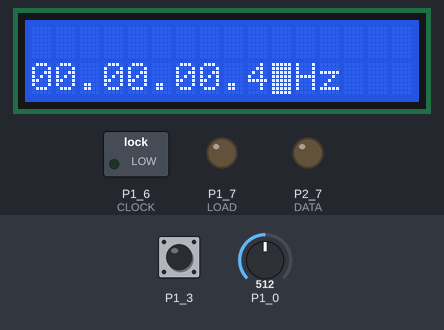
Simulated run of this sketch. Board: TI MSP430 LaunchPad. On the bench: 16×2 character LCD, switched loads named in the sketch (green lamp = pin HIGH), output pins drawn as LEDs (lit = HIGH). The test bench sets the inputs (shaded band); at power-on: P1_0 = 512, P1_3 HIGH. What the sketch prints to the serial monitor is not drawn.

Above: at 1.8 s.
1.9 s: P1_0 set to 716
At 2.8 s:
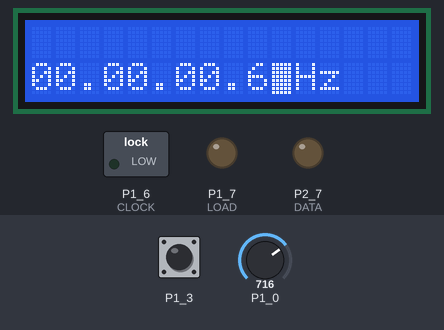
3.8 s: P1_3 pulled LOW for 1.4 s
At 6.0 s:
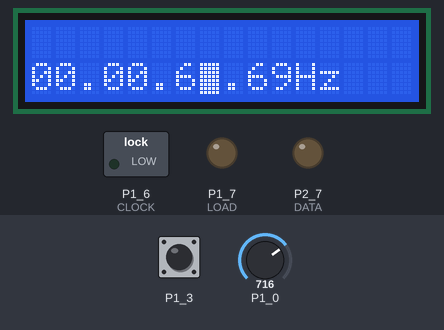
6.7 s: P1_0 set to 900
8.3 s: P1_3 pulled LOW for 1.4 s
At 9.9 s:
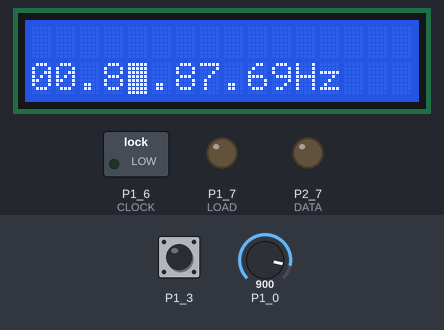
11.2 s: P1_0 set to 1023
Timing chart, 0 to 13.8 s (numbered marks = the images above; inputs shaded):
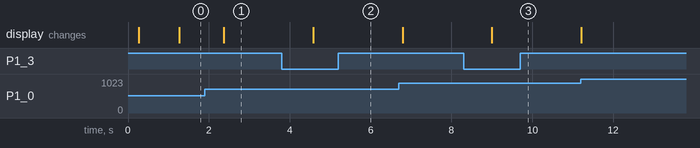

Measured:
- after the input at 1.9 s, the display: changes after 0.47 s (image 1)
- after the input at 3.8 s, the display: changes after 0.78 s (image 2)
- after the input at 8.3 s, the display: changes after 0.70 s (image 3)

The sketch:

dss_with_energia_V2.ino
```cpp
//AD9850 DDS test
/*
 Hitachi HD44780
 The circuit:
 =================================
 LCD pin              Connect to
 ---------------------------------
 01 - GND             GND, pot
 02 - VCC             +5V, pot
 03 - Contrast        Pot wiper
 04 - RS              Pin8 (P2.0)
 05 - R/W             GND
 06 - EN              Pin9 (P2.1)
 07 - DB0             GND
 08 - DB1             GND
 09 - DB2             GND
 10 - DB3             GND
 11 - DB4             Pin10 (P2.2)
 12 - DB5             Pin11 (P2.3)
 13 - DB6             Pin12 (P2.4)
 14 - DB7             Pin13 (P2.5)
 15 - BL+             +5V
 16 - BL-             GND
 =================================

*/

#include <LiquidCrystal.h>
LiquidCrystal lcd(P2_0, P2_1, P2_2, P2_3, P2_4, P2_5);

int millios=0;
int ezres=0;
int egyes=0;
long int frekvencia=0;
unsigned elso_negyed=0;
unsigned masodik_negyed=0;
unsigned harmadik_negyed=0;
unsigned negyedik_negyed=0;


#define DDS_CLOCK 125000000

#define  CLOCK  14//8  //pin connections for DDS
#define  LOAD   15//9
#define  DATA   18//10
#define  RESET  19//11

int button_register=0;

void setup()
{
  pinMode (DATA,  OUTPUT);
  pinMode (CLOCK, OUTPUT);
  pinMode (LOAD,  OUTPUT);
  pinMode (RESET, OUTPUT);
  //AD9850_init();
  //AD9850_reset();
  lcd.begin(16, 2);
  lcd.print("Hail Hidra!");
  delay(200);
  Serial.begin(9600);
  pinMode(PUSH2, INPUT_PULLUP);
  attachInterrupt(PUSH2, button_press, FALLING);
  lcd.blink();
  lcd.cursor();

}

void loop()
{
  delay(1000);
int setfx= analogRead(A0);
setfx=  map(setfx,0,1023,0,99);

long int test = calculate_freqy(button_register, setfx);

print_lcd(test);

//  SetFrequency(40000);

delay(100);

}
/*
void SetFrequency(unsigned long frequency)
{
  unsigned long tuning_word = (frequency * pow(2, 32)) / DDS_CLOCK;
  digitalWrite (LOAD, LOW);

  shiftOut(DATA, CLOCK, LSBFIRST, tuning_word);
  shiftOut(DATA, CLOCK, LSBFIRST, tuning_word >> 8);
  shiftOut(DATA, CLOCK, LSBFIRST, tuning_word >> 16);
  shiftOut(DATA, CLOCK, LSBFIRST, tuning_word >> 24);
  shiftOut(DATA, CLOCK, LSBFIRST, 0x0);
  digitalWrite (LOAD, HIGH);
}

void AD9850_init()
{

  digitalWrite(RESET, LOW);
  digitalWrite(CLOCK, LOW);
  digitalWrite(LOAD, LOW);
  digitalWrite(DATA, LOW);
}

void AD9850_reset()
{
  //reset sequence is:
  // CLOCK & LOAD = LOW
  //  Pulse RESET high for a few 5uS (use 5 uS here)
  //  Pulse CLOCK high for a few 5uS (use 5 uS here)
  //  Set DATA to ZERO and pulse LOAD for a few 5uS (use 5 uS here)

  // data sheet diagrams show only RESET and CLOCK being used to reset the device, but I see no output unless I also
  // toggle the LOAD line here.

  digitalWrite(CLOCK, LOW);
  digitalWrite(LOAD, LOW);

  digitalWrite(RESET, LOW);
  delay(5);
  digitalWrite(RESET, HIGH);  //pulse RESET
  delay(5);
  digitalWrite(RESET, LOW);
  delay(5);

  digitalWrite(CLOCK, LOW);
  delay(5);
  digitalWrite(CLOCK, HIGH);  //pulse CLOCK
  delay(5);
  digitalWrite(CLOCK, LOW);
  delay(5);
  digitalWrite(DATA, LOW);    //make sure DATA pin is LOW

    digitalWrite(LOAD, LOW);
  delay(5);
  digitalWrite(LOAD, HIGH);  //pulse LOAD
  delay(5);
  digitalWrite(LOAD, LOW);
  // Chip is RESET now
}

*/
void print_lcd(long int setfx){

lcd.clear();
lcd.setCursor(0, 1);
if(elso_negyed<10)lcd.print("0");
lcd.print(elso_negyed);
lcd.print(".");
if(masodik_negyed<10)lcd.print("0");
lcd.print(masodik_negyed);
lcd.print(".");
if(harmadik_negyed<10)lcd.print("0");
lcd.print(harmadik_negyed);
lcd.print(".");
if(negyedik_negyed<10)lcd.print("0");
lcd.print(negyedik_negyed);

lcd.print("Hz");
if (button_register==0)lcd.setCursor(10, 1);
if (button_register==1)lcd.setCursor(7, 1);
if (button_register==2)lcd.setCursor(4, 1);
if (button_register==3)lcd.setCursor(1, 1);
}

long calculate_freqy(int helyiertek, int potimap){
long a=0;
long buffer=0;
long freqy_buffer=0;
//frekvencia=99887766;
  Serial.println("-----------------------");

freqy_buffer=frekvencia;
a=  freqy_buffer / 10000000;
buffer= freqy_buffer % 10000000;
elso_negyed= (a * 10) + (buffer / 1000000);

long m =(elso_negyed * 1000000);
long n = freqy_buffer - m;
Serial.println(m);
Serial.println(freqy_buffer);
Serial.println(n);

a=  n / 100000;
buffer= n % 100000;
masodik_negyed= (a * 10) + (buffer / 10000);

long g= ((100 * elso_negyed) + masodik_negyed) * 10000;
int k= frekvencia-g;
a=  k / 1000;
buffer= k % 1000;
harmadik_negyed= (a * 10) + (buffer / 100);

int h= (harmadik_negyed * 100);
negyedik_negyed= k - h;

  Serial.println(elso_negyed);
  Serial.println(masodik_negyed);
  Serial.println(harmadik_negyed);
  Serial.println(negyedik_negyed);
Serial.print(button_register);
if (helyiertek==0)negyedik_negyed = potimap;
if (helyiertek==1)harmadik_negyed = potimap;
if (helyiertek==2)masodik_negyed = potimap;
if (helyiertek==3)elso_negyed = potimap;

frekvencia= ((elso_negyed * 1000000) + (masodik_negyed * 10000) + (harmadik_negyed * 100) + negyedik_negyed);

return elso_negyed;

}


void button_press(){
if (button_register==3){
  button_register=0;
  }
else {
  button_register++;
}

}
```
